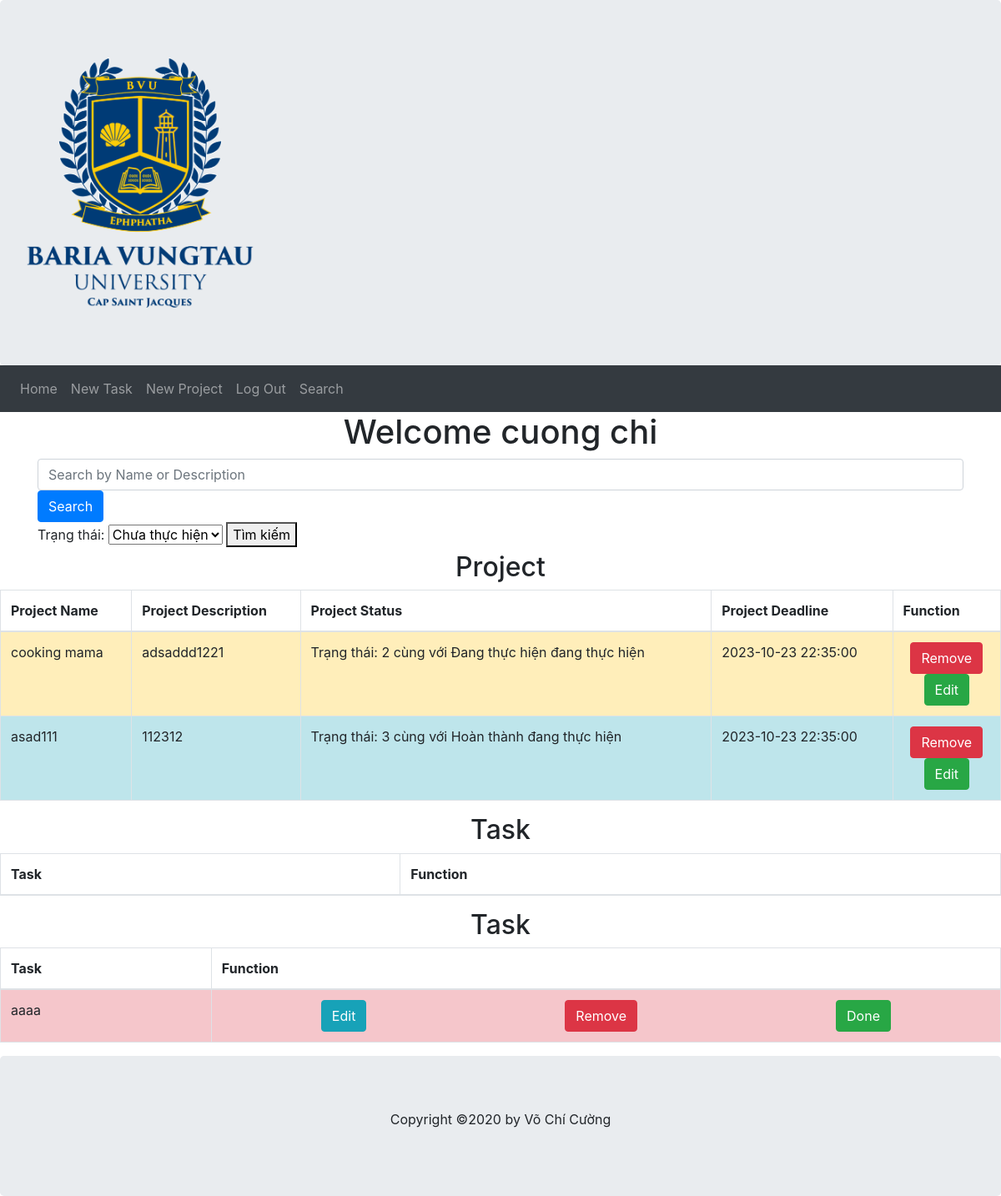
Page /userHome (signed in) on the committed database.
### models.py (models this page shows, shortened)
class User(db.Model):
    user_id=db.Column(db.Integer, Sequence('user_id_seq'),primary_key=True)
    first_name=db.Column(db.String(64), index=True,nullable=False)
    last_name=db.Column(db.String(64), index=True,nullable=False)
    email=db.Column(db.String(120), index=True,unique=True,nullable=False)
    password_hash=db.Column(db.String(128),nullable=False)
    projects = db.relationship('Project', back_populates='user')

class Project(db.Model):
    project_id=db.Column(db.Integer, Sequence('priority_id_seq'), primary_key=True)
    description=db.Column(db.String(255), nullable=False)
    name=db.Column(db.String(255), nullable=False)
    deadline=db.Column(db.DateTime, nullable=False)
    user_id=db.Column(db.Integer, ForeignKey('user.user_id'))
    user=db.relationship('User', back_populates='projects')
    status_id=db.Column(db.Integer, ForeignKey('status.status_id'))
    status=db.relationship('Status', back_populates='project')
    tasks=db.relationship('Task', back_populates='project')
    def getStatusClasss(self):
        if(self.status_id==1):
            return "table-danger"
        elif(self.status_id==2):
            return "table-warning"
        elif(self.status_id==3):
            return "table-info"
        else:
            return "table-primary"

class Status(db.Model):
    status_id=db.Column(db.Integer, Sequence('priority_id_seq'), primary_key=True)
    description=db.Column(db.String(255), nullable=False)
    tasks=db.relationship('Task', back_populates='status')
    project=db.relationship('Project', back_populates='status')
    def __repr__(self):
        return 'Trạng thái: {} cùng với {} đang thực hiện'.format(self.status_id, self.description)

class Task(db.Model):
    task_id=db.Column(db.Integer, Sequence('task_id_seq'), primary_key=True)
    description=db.Column(db.String(255), nullable=False)
    deadline=db.Column(db.DateTime, nullable=False)
    priority_id=db.Column(db.Integer, ForeignKey('priority.priority_id'))
    priority=db.relationship('Priority',back_populates="tasks")
    status_id=db.Column(db.Integer, ForeignKey('status.status_id'))
    status=db.relationship('Status',back_populates="tasks")
    project_id=db.Column(db.Integer, ForeignKey('project.project_id'))
    project=db.relationship('Project',back_populates="tasks")
    def getPriorityClasss(self):
        if(self.priority_id==1):
            return "table-danger"
        elif(self.priority_id==2):
            return "table-warning"
        elif(self.priority_id==3):
            return "table-info"
        else:
            return "table-primary"

### tpl.py (the view)
@app.route('/userHome', methods=['GET', 'POST'])
def userHome():
    _user_id = session.get('user')
    form = SearchForm()  # Create an instance of the search form
    if form.validate_on_submit():  # Check if the form is submitted
        search_query = form.search_query.data  # Get the search query
        projects = db.session.query(models.Project).filter(
            (models.Project.name.contains(search_query)) |
            (models.Project.description.contains(search_query))
        ).all()
        tasks = db.session.query(models.Task).filter(
            (models.Task.description.contains(search_query))
        ).all()
    else:
        projects = db.session.query(models.Project).all()
        tasks = db.session.query(models.Task).all()
    if _user_id:
        user = db.session.query(models.User).filter_by(user_id=_user_id).first()
        return render_template('userhome.html', user=user, projects=projects, tasks=tasks, form=form)
    else:
        return redirect('/')

### forms.py
class SearchForm(FlaskForm):
    search_query = StringField('Search by Name or Description')
    submit = SubmitField('Search')

### templates/userhome.html (shortened to what this page needs)
{%extends "userbase.html"%}
{%block content%}
    <div class="container">
        <div class="jumptron text-center">
            <h1>Welcome {{user.first_name}} {{user.last_name}}</h1>
        </div>
        <form method="POST" action="/userHome">
            {{ form.search_query(class="form-control", placeholder="Search by Name or Description") }}
            <button type="submit" class="btn btn-primary">Search</button>
        </form>
        <form action="/search" method="POST">
            <label for="status">Trạng thái:</label>
            <select name="status" id="status">
                <option value="1">Chưa thực hiện</option>
            </select>
            <button type="submit">Tìm kiếm</button>
        </form>
    </div>
        {% if user.projects %}
            <div class="jumptron text-center">
                <h2>Project</h2>
            </div>
            <div class="jumptron">
                <table class="table table-striped table-bordered table-hover">
                    <thead>
                        <tr>
                            <th>Project Name</th>
                            <th>Project Description</th>
                            <th>Project Status</th>
                            <th>Project Deadline</th>
                            <th>Function</th>
                        </tr>
                    </thead>
                    <tbody>
                        {% for project in user.projects%}
                            <tr class="{{project.getStatusClasss()}}">
                                <td>{{project.name}}</td>
                                <td>{{project.description}}</td>
                                <td>{{project.status}}</td>
                                <td>{{project.deadline}}</td>
                                <td class="text-center">
                                    <form action="/deleteProject" method="post">
                                        <button class="btn btn-danger" type="submit">Remove</button>
                                    </form>
                                    <form action="/editProject" method="post">
                                        <button class="btn btn-success" type="submit">Edit</button>
                                    </form>
                                </td>
                            </tr>
                        {%endfor%}
                    </tbody>
                </table>
            </div>
        {%endif%}
        {% for project in user.projects %}
            <div class="jumptron text-center">
                <h2>Task</h2>
            </div>
            <div class="jumptron">
                <table class="table table-striped table-bordered table-hover">
                    <thead>
                        <tr>
                            <th>Task</th>
                            <th>Function</th>
                        </tr>
                    </thead>
                    <tbody>
                        {% for task in project.tasks %}
                            <tr class="{{task.getPriorityClasss()}}">
                                <td>{{task.description}}</td>
                                <td class="text-center">
                                    <div class="d-flex justify-content-around">
                                        <form action="/editTask" method="post">
                                            <button class="btn btn-info" type="submit">Edit</button>
                                        </form>
                                        <form action="/deleteTask" method="post">
                                            <button class="btn btn-danger" type="submit">Remove</button>
                                        </form>
                                        <form action="/doneTask" method="post">
                                            <button class="btn btn-success" type="submit">Done</button>
                                        </form>
                                    </div>
                                </td>
                            </tr>
                        {%endfor%}
                    </tbody>
                </table>
            </div>
        {%endfor%}
{%endblock%}

### templates/userbase.html (shortened to what this page needs)
<!DOCTYPE html>
<html lang="en">
<head>
    <link rel="stylesheet" href="../static/bootstrap-4.0.0-dist/css/bootstrap.min.css">
</head>
<body>
    <div class="jumbotron" style="margin-bottom: 0;">
        <a href="/userHome" class="navbar-brand">
            <img src="../static/image/Logo.png" alt="logo" style="height: 300px;">
        </a>
    </div>
    <nav class="navbar navbar-expand-sm bg-dark navbar-dark">
        <ul class="navbar-nav">
            <li class="nav-item">
                <a href="/userHome" class="nav-link">Home</a>
            </li>
            <li class="nav-item">
                <a href="/newTask" class="nav-link">New Task</a>
            </li>
            <li class="nav-item">
                <a href="/newProject" class="nav-link">New Project</a>
            </li>
            <li class="nav-item">
                <a href="/logOut" class="nav-link">Log Out</a>
            </li>
            <li class="nav-item">
    <a href="/searchResults" class="nav-link">Search</a>
</li>
        </ul>
    </nav>
    {% block content %}{%endblock%}
    <div class="jumbotron text-center" style="margin-bottom: 0;">
        <p>Copyright &copy;2020 by Võ Chí Cường</p>
    </div>
</body>
</html>

### rows in the picture
User: first_name "cuong", last_name "chi"
Project: name "cooking mama", description "adsaddd1221", status "Trạng thái: 2 cùng với Đang thực hiện đang thực hiện", deadline "2023-10-23 22:35:00"
Project: name "asad111", description "112312", status "Trạng thái: 3 cùng với Hoàn thành đang thực hiện", deadline "2023-10-23 22:35:00"
Task: description "aaaa"
